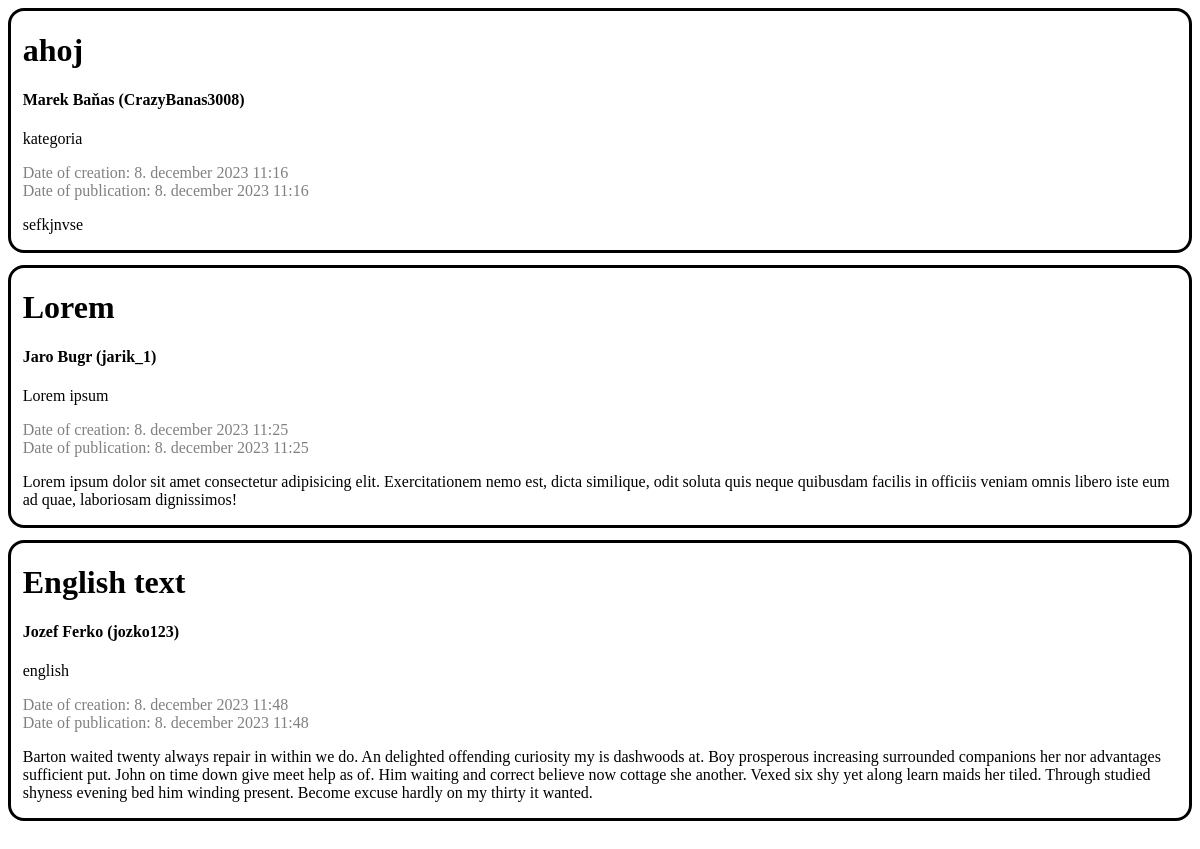
The page /blog/ on the database as committed earlier.
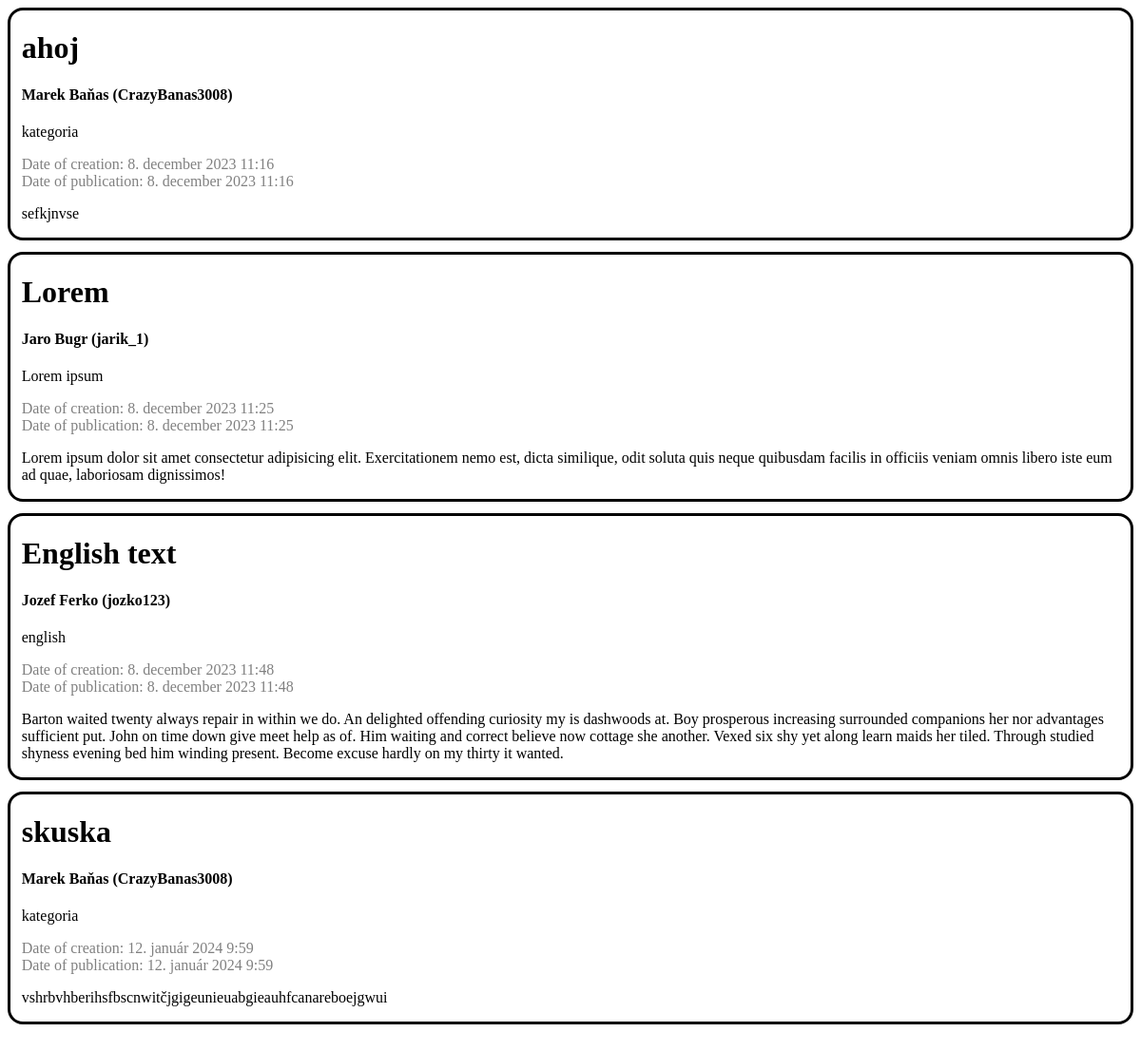
The same page on the database as committed later.
### blog/models.py (models this page shows, shortened)
class Post(models.Model):
    author = models.ForeignKey(Author, on_delete=models.SET_NULL, null=True, blank=True)
    create_Date = models.DateTimeField(default=timezone.now)
    publish_Date = models.DateTimeField(default=timezone.now)
    text = models.TextField()
    heading = models.CharField(max_length=100)
    category = models.ForeignKey(Category, on_delete=models.SET_NULL, null=True, blank=True)

class Author(models.Model):
    name = models.CharField(max_length=40)
    surname = models.CharField(max_length=40)
    nickname = models.CharField(max_length=40)
    def __str__(self):
        return f"{self.name} {self.surname} ({self.nickname})"

class Category(models.Model):
    name = models.CharField(max_length=40)
    def __str__(self):
        return f"{self.name}"

### blog/views.py (the view)
# urls.py: path('', views.drawPosts, name="drawPosts"),
def drawPosts(request):
    return render(request, "blog/index.html", {"posts" : posts})

### blog/templates/blog/index.html (shortened to what this page needs)
{% load static %}
<!DOCTYPE html>
<html lang="en">
<head>
    <link rel="stylesheet" href="{% static 'blog/style.css' %}">
</head>
<body>
    {% if posts and not categories and not authors %}
    {% for post in posts %}
    <div class="post">
        <h1 class="post-content">{{post.heading}}</h1>
        <h4 class="post-content">{{post.author}}</h4>
        <p class="post-content">{{post.category}}</p>
        <p class="date post-content">Date of creation: {{post.create_Date}}<br>Date of publication: {{post.publish_Date}}</p>
        <p class="post-content">{{post.text}}</p>
    </div>
    {% endfor %}
    {% endif %}
</body>
</html>

### blog/static/blog/style.css (style rules this page uses)
.post { margin-bottom: 1%; border: solid black; border-radius: 1em; }
.date { color: gray; }
.post-content { margin-right: 1%; margin-left: 1%; }

Rows that differ between the two databases and show on the page:
added Post: heading "skuska", author "Marek Baňas (CrazyBanas3008)", category "kategoria", create_Date "12. január 2024 9:59", publish_Date "12. január 2024 9:59", text "vshrbvhberihsfbscnwitčjgigeunieuabgieauhfcanareboejgwui"
